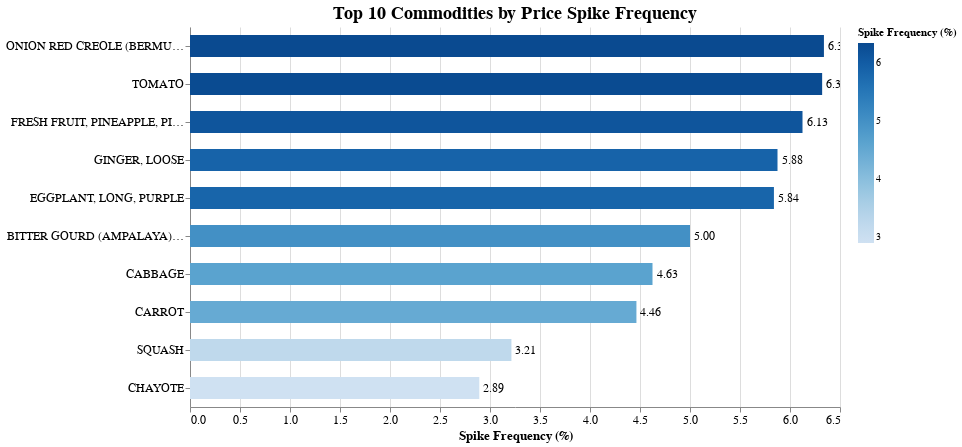

Source (notebook cell):
### Code cell
top10_spikes = spike_summary.head(10)

sort_order = alt.EncodingSortField(
    field='Spike_Percentage',
    op='max',
    order='descending'
)

bars = alt.Chart(top10_spikes).mark_bar(size=22).encode(
    x=alt.X('Spike_Percentage:Q', title='Spike Frequency (%)'),
    y=alt.Y('Commodity_Name:N', sort=sort_order, title=None),
    color=alt.Color(
        'Spike_Percentage:Q',
        scale=alt.Scale(scheme='blues'),
        legend=alt.Legend(title='Spike Frequency (%)')
    ),
    tooltip=[
        alt.Tooltip('Commodity_Name:N', title='Commodity'),
        alt.Tooltip('Spike_Percentage:Q', format='.2f', title='Spike %')
    ]
)

text = alt.Chart(top10_spikes).mark_text(
    align='left',
    baseline='middle',
    dx=4,
    fontSize=12,
    color='black'
).encode(
    x='Spike_Percentage:Q',
    y=alt.Y('Commodity_Name:N', sort=sort_order),
    text=alt.Text('Spike_Percentage:Q', format='.2f')
)

spike_chart = (bars + text).properties(
    title='Top 10 Commodities by Price Spike Frequency',
    width=650,
    height=380
).configure_title(
    anchor='middle',
    fontSize=18,
    fontWeight='bold'
).configure_axis(
    labelFontSize=12,
    titleFontSize=13
).configure_view(
    strokeWidth=0
).interactive(bind_y=False)

spike_chart.display()

### Figure 1 — Vega-Lite specification as saved in the notebook (floating-point values rounded to 4 significant figures)
{"config": {"view": {"continuousWidth": 300, "continuousHeight": 300, "strokeWidth": 0}, "axis": {"labelFontSize": 12, "titleFontSize": 13}, "title": {"anchor": "middle", "fontSize": 18, "fontWeight": "bold"}}, "layer": [{"mark": {"type": "bar", "size": 22}, "encoding": {"color": {"field": "Spike_Percentage", "legend": {"title": "Spike Frequency (%)"}, "scale": {"scheme": "blues"}, "type": "quantitative"}, "tooltip": [{"field": "Commodity_Name", "title": "Commodity", "type": "nominal"}, {"field": "Spike_Percentage", "format": ".2f", "title": "Spike %", "type": "quantitative"}], "x": {"field": "Spike_Percentage", "title": "Spike Frequency (%)", "type": "quantitative"}, "y": {"field": "Commodity_Name", "sort": {"field": "Spike_Percentage", "op": "max", "order": "descending"}, "title": null, "type": "nominal"}}, "name": "view_26"}, {"mark": {"type": "text", "align": "left", "baseline": "middle", "color": "black", "dx": 4, "fontSize": 12}, "encoding": {"text": {"field": "Spike_Percentage", "format": ".2f", "type": "quantitative"}, "x": {"field": "Spike_Percentage", "type": "quantitative"}, "y": {"field": "Commodity_Name", "sort": {"field": "Spike_Percentage", "op": "max", "order": "descending"}, "type": "nominal"}}}], "data": {"name": "data-8e46ffb9f031c01f09c68328930bc6e4"}, "height": 380, "params": [{"name": "param_32", "select": {"type": "interval", "encodings": ["x"]}, "bind": "scales", "views": ["view_26"]}], "title": "Top 10 Commodities by Price Spike Frequency", "width": 650, "$schema": "https://vega.github.io/schema/vega-lite/v5.20.1.json", "datasets": {"data-8e46ffb9f031c01f09c68328930bc6e4": [{"Commodity_Name": "ONION RED CREOLE (BERMUDA RED)", "Spike_Percentage": 6.339}, {"Commodity_Name": "TOMATO", "Spike_Percentage": 6.321}, {"Commodity_Name": "FRESH FRUIT, PINEAPPLE, PINYA, MEDIUM", "Spike_Percentage": 6.125}, {"Commodity_Name": "GINGER, LOOSE", "Spike_Percentage": 5.875}, {"Commodity_Name": "EGGPLANT, LONG, PURPLE", "Spike_Percentage": 5.839}, {"Commodity_Name": "BITTER GOURD (AMPALAYA), FRUIT", "Spike_Percentage": 5.0}, {"Commodity_Name": "CABBAGE", "Spike_Percentage": 4.625}, {"Commodity_Name": "CARROT", "Spike_Percentage": 4.464}, {"Commodity_Name": "SQUASH", "Spike_Percentage": 3.214}, {"Commodity_Name": "CHAYOTE", "Spike_Percentage": 2.893}]}}
